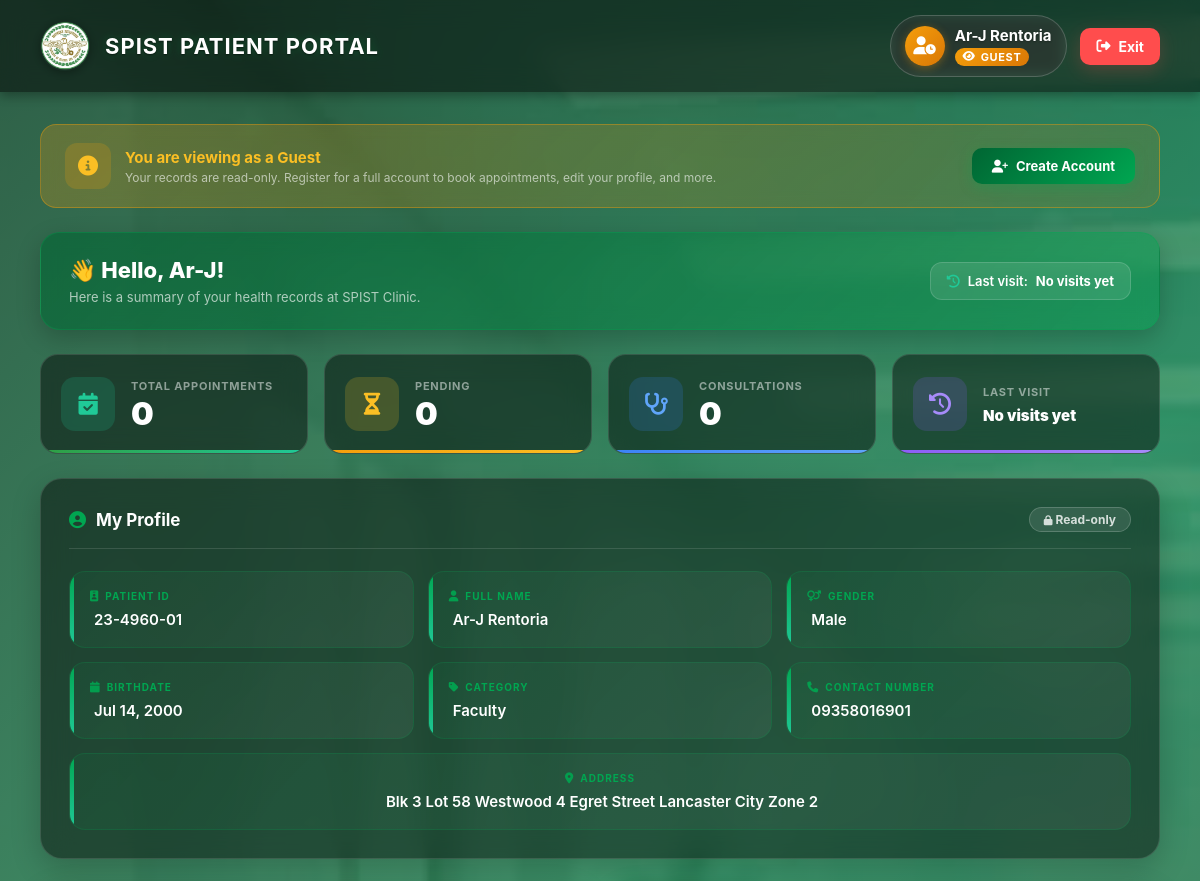
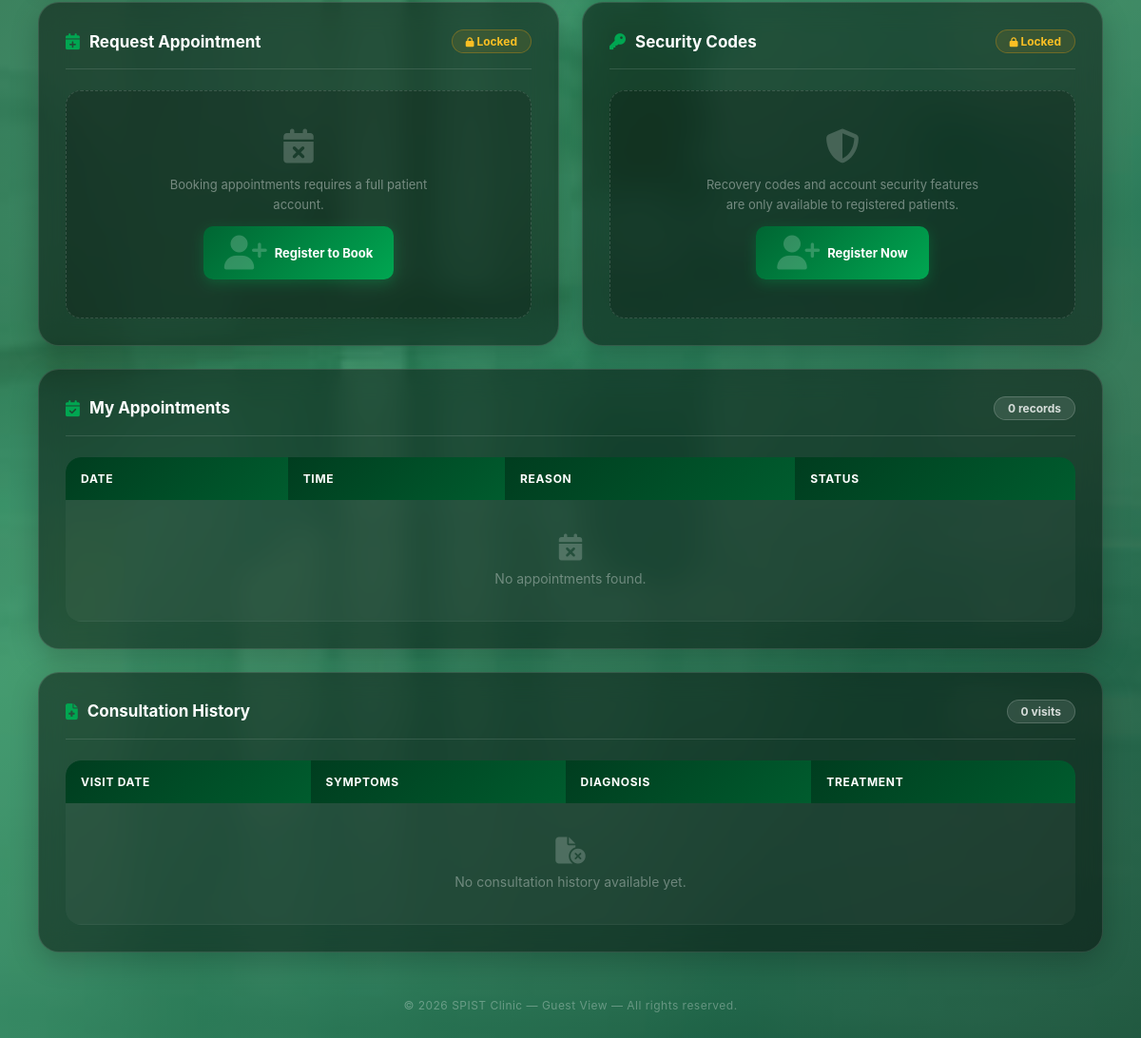
The app's page /p_view_records.php (signed in) with its own data (2 pictures, top to bottom).
### tables this page shows
CREATE TABLE `patients` (
  `patient_id` int(11) NOT NULL,
  `display_id` varchar(20) DEFAULT NULL,
  `id_number` varchar(50) DEFAULT NULL,
  `full_name` varchar(100) NOT NULL,
  `gender` enum('Male','Female','Other') DEFAULT NULL,
  `birthdate` date DEFAULT NULL,
  `category` enum('Student','Faculty','Staff','Visitor') DEFAULT NULL,
  `contact_number` varchar(20) DEFAULT NULL,
  `address` text DEFAULT NULL,
  `created_at` timestamp NOT NULL DEFAULT current_timestamp(),
  `username` varchar(50) DEFAULT NULL,
  `password` varchar(255) DEFAULT NULL,
  `recovery_code` text DEFAULT NULL,
  `sec_question1` varchar(255) DEFAULT NULL,
  `sec_answer1` varchar(255) DEFAULT NULL,
  `sec_question2` varchar(255) DEFAULT NULL,
  `sec_answer2` varchar(255) DEFAULT NULL,
  `last_code_change` datetime DEFAULT NULL,
  `status` int(11) DEFAULT 1
);

### p_view_records.php (the view, shortened to what this page needs)
<?php
require "db.php";
$patient_id = $_SESSION['patient_id'];
$stmt = $conn->prepare("SELECT * FROM patients WHERE patient_id = ?");
$stmt->bind_param("i", $patient_id);
$stmt->execute();
$patient = $stmt->get_result()->fetch_assoc();
$appointments = $conn->prepare("
    SELECT appointment_id, appointment_date, appointment_time, reason, status
    FROM appointments
    WHERE patient_id = ?
    ORDER BY appointment_date DESC
");
$appointments->bind_param("i", $patient_id);
$appointments->execute();
$appointment_result = $appointments->get_result();
$history = $conn->prepare("
    SELECT visit_date, symptoms, diagnosis, treatment
    FROM consultations
    WHERE patient_id = ?
    ORDER BY visit_date DESC
");
$history->bind_param("i", $patient_id);
$history->execute();
$history_result = $history->get_result();
$q = $conn->prepare("SELECT COUNT(*) as total FROM appointments WHERE patient_id = ?");
$q->bind_param("i", $patient_id);
$q->execute();
$total_apt = $q->get_result()->fetch_assoc()['total'];
$q = $conn->prepare("SELECT COUNT(*) as total FROM appointments WHERE patient_id = ? AND status = 'Pending'");
$q->bind_param("i", $patient_id);
$q->execute();
$pending_apt = $q->get_result()->fetch_assoc()['total'];
$q = $conn->prepare("SELECT COUNT(*) as total FROM consultations WHERE patient_id = ?");
$q->bind_param("i", $patient_id);
$q->execute();
$total_cons = $q->get_result()->fetch_assoc()['total'];
$q = $conn->prepare("SELECT visit_date FROM consultations WHERE patient_id = ? ORDER BY visit_date DESC LIMIT 1");
$q->bind_param("i", $patient_id);
$q->execute();
$last_visit_row = $q->get_result()->fetch_assoc();
$last_visit     = $last_visit_row ? date('M d, Y', strtotime($last_visit_row['visit_date'])) : 'No visits yet';
?>
<!DOCTYPE html>
<html lang="en">
<head>
    <link rel="stylesheet" href="https://cdnjs.cloudflare.com/ajax/libs/font-awesome/6.4.2/css/all.min.css">
</head>
<body>
<div class="navbar">
    <div class="nav-brand">
        <img src="SPISTLOGOPNG.png" alt="SPIST Logo">
        <h1>SPIST PATIENT PORTAL</h1>
    </div>
    <div class="nav-right">
        <div class="nav-patient-name">
            <div class="nav-avatar">
                <i class="fa-solid fa-user-clock"></i>
            </div>
            <div class="nav-patient-info">
                <span class="nav-patient-fullname"><?= htmlspecialchars($patient['full_name'] ?? 'Guest') ?></span>
                <span class="nav-patient-label"><i class="fa-solid fa-eye"></i> Guest</span>
            </div>
        </div>
        <a href="logout.php" class="logout-btn">
            <i class="fa-solid fa-right-from-bracket"></i> Exit
        </a>
    </div>
</div>
<div class="container">
    <div class="guest-banner">
        <div class="guest-banner-left">
            <div class="guest-banner-icon">
                <i class="fa-solid fa-circle-info"></i>
            </div>
            <div>
                <h3>You are viewing as a Guest</h3>
                <p>Your records are read-only. Register for a full account to book appointments, edit your profile, and more.</p>
            </div>
        </div>
        <a href="register.php" class="btn-register">
            <i class="fa-solid fa-user-plus"></i> Create Account
        </a>
    </div>
    <div class="welcome-banner">
        <div>
            <h2>👋 Hello, <?= htmlspecialchars(explode(' ', $patient['full_name'] ?? 'Guest')[0]) ?>!</h2>
            <p>Here is a summary of your health records at SPIST Clinic.</p>
        </div>
        <div class="last-visit">
            <i class="fa-solid fa-clock-rotate-left"></i>
            Last visit: <strong><?= $last_visit ?></strong>
        </div>
    </div>
    <div class="stat-grid">
        <div class="stat-card green">
            <div class="stat-icon green"><i class="fa-solid fa-calendar-check"></i></div>
            <div class="stat-info"><p>Total Appointments</p><h2><?= $total_apt ?></h2></div>
        </div>
        <div class="stat-card yellow">
            <div class="stat-icon yellow"><i class="fa-solid fa-hourglass-half"></i></div>
            <div class="stat-info"><p>Pending</p><h2><?= $pending_apt ?></h2></div>
        </div>
        <div class="stat-card blue">
            <div class="stat-icon blue"><i class="fa-solid fa-stethoscope"></i></div>
            <div class="stat-info"><p>Consultations</p><h2><?= $total_cons ?></h2></div>
        </div>
        <div class="stat-card purple">
            <div class="stat-icon purple"><i class="fa-solid fa-clock-rotate-left"></i></div>
            <div class="stat-info">
                <p>Last Visit</p>
                <h2 style="font-size:15px; padding-top:4px;"><?= $last_visit ?></h2>
            </div>
        </div>
    </div>
    <div class="card">
        <div class="card-header">
            <h3><i class="fa-solid fa-circle-user"></i> My Profile</h3>
            <span class="count-pill"><i class="fa-solid fa-lock" style="font-size:10px;"></i> Read-only</span>
        </div>
        <div class="profile-grid">
            <div class="profile-item">
                <span><i class="fa-solid fa-id-badge"></i> Patient ID</span>
                <strong><?= htmlspecialchars($patient['id_number'] ?? 'N/A') ?></strong>
            </div>
            <div class="profile-item">
                <span><i class="fa-solid fa-user"></i> Full Name</span>
                <strong><?= htmlspecialchars($patient['full_name'] ?? 'N/A') ?></strong>
            </div>
            <div class="profile-item">
                <span><i class="fa-solid fa-venus-mars"></i> Gender</span>
                <strong><?= htmlspecialchars($patient['gender'] ?? 'N/A') ?></strong>
            </div>
            <div class="profile-item">
                <span><i class="fa-solid fa-calendar"></i> Birthdate</span>
                <strong><?= isset($patient['birthdate']) ? date('M d, Y', strtotime($patient['birthdate'])) : 'N/A' ?></strong>
            </div>
            <div class="profile-item">
                <span><i class="fa-solid fa-tag"></i> Category</span>
                <strong><?= htmlspecialchars($patient['category'] ?? 'N/A') ?></strong>
            </div>
            <div class="profile-item">
                <span><i class="fa-solid fa-phone"></i> Contact Number</span>
                <strong><?= htmlspecialchars($patient['contact_number'] ?? 'N/A') ?></strong>
            </div>
            <div class="profile-item wide">
                <span><i class="fa-solid fa-map-marker-alt"></i> Address</span>
                <strong><?= htmlspecialchars($patient['address'] ?? 'N/A') ?></strong>
            </div>
        </div>
    </div>
    <div style="display: grid; grid-template-columns: repeat(auto-fit, minmax(300px, 1fr)); gap: 24px; margin-bottom: 24px;">
        <div class="card" style="margin-bottom: 0;">
            <div class="card-header">
                <h3><i class="fa-solid fa-calendar-plus"></i> Request Appointment</h3>
                <span class="count-pill" style="color:#fbbf24; border-color:rgba(245,158,11,0.3); background:rgba(245,158,11,0.1);">
                    <i class="fa-solid fa-lock" style="font-size:10px;"></i> Locked
                </span>
            </div>
            <div class="locked-feature">
                <i class="fa-solid fa-calendar-xmark"></i>
                <p>Booking appointments requires a full patient account.</p>
                <a href="register.php"><i class="fa-solid fa-user-plus"></i> Register to Book</a>
            </div>
        </div>
        <div class="card" style="margin-bottom: 0;">
            <div class="card-header">
                <h3><i class="fa-solid fa-key"></i> Security Codes</h3>
                <span class="count-pill" style="color:#fbbf24; border-color:rgba(245,158,11,0.3); background:rgba(245,158,11,0.1);">
                    <i class="fa-solid fa-lock" style="font-size:10px;"></i> Locked
                </span>
            </div>
            <div class="locked-feature">
                <i class="fa-solid fa-shield-halved"></i>
                <p>Recovery codes and account security features are only available to registered patients.</p>
                <a href="register.php"><i class="fa-solid fa-user-plus"></i> Register Now</a>
            </div>
        </div>
    </div>
    <div class="card">
        <div class="card-header">
            <h3><i class="fa-solid fa-calendar-check"></i> My Appointments</h3>
            <span class="count-pill">
                <?= $appointment_result->num_rows ?> record<?= $appointment_result->num_rows !== 1 ? 's' : '' ?>
            </span>
        </div>
        <div class="table-responsive">
            <table>
                <thead>
                    <tr>
                        <th>Date</th>
                        <th>Time</th>
                        <th>Reason</th>
                        <th>Status</th>
                    </tr>
                </thead>
                <tbody>
                    <?php if ($appointment_result->num_rows > 0): ?>
                        <?php while ($row = $appointment_result->fetch_assoc()): ?>
                        <tr>
                            <td><strong><?= date('M d, Y', strtotime($row['appointment_date'])) ?></strong></td>
                            <td><?= date('h:i A', strtotime($row['appointment_time'])) ?></td>
                            <td><?= htmlspecialchars($row['reason']) ?></td>
                            <td>
                                <?php $status = strtolower($row['status']); ?>
                                <span class="badge badge-<?= $status ?>">
                                    <?php
                                        if ($status === 'pending')   echo '<i class="fa-solid fa-hourglass-half"></i> ';
                                        if ($status === 'approved')  echo '<i class="fa-solid fa-circle-check"></i> ';
                                        if ($status === 'cancelled') echo '<i class="fa-solid fa-circle-xmark"></i> ';
                                    ?>
                                    <?= htmlspecialchars($row['status']) ?>
                                </span>
                            </td>
                        </tr>
                        <?php endwhile; ?>
                    <?php else: ?>
                        <tr class="empty-row">
                            <td colspan="4">
                                <i class="fa-solid fa-calendar-xmark"></i>
                                No appointments found.
                            </td>
                        </tr>
                    <?php endif; ?>
                </tbody>
            </table>
        </div>
    </div>
    <div class="card">
        <div class="card-header">
            <h3><i class="fa-solid fa-file-medical"></i> Consultation History</h3>
            <span class="count-pill">
                <?= $history_result->num_rows ?> visit<?= $history_result->num_rows !== 1 ? 's' : '' ?>
            </span>
        </div>
        <div class="table-responsive">
            <table>
                <thead>
                    <tr>
                        <th>Visit Date</th>
                        <th>Symptoms</th>
                        <th>Diagnosis</th>
                        <th>Treatment</th>
                    </tr>
                </thead>
                <tbody>
                    <?php if ($history_result->num_rows > 0): ?>
                        <?php while ($row = $history_result->fetch_assoc()): ?>
                        <tr>
                            <td><strong><?= date('M d, Y', strtotime($row['visit_date'])) ?></strong></td>
                            <td><?= htmlspecialchars($row['symptoms']) ?></td>
                            <td><?= htmlspecialchars($row['diagnosis']) ?></td>
                            <td><?= htmlspecialchars($row['treatment']) ?></td>
                        </tr>
                        <?php endwhile; ?>
                    <?php else: ?>
                        <tr class="empty-row">
                            <td colspan="4">
                                <i class="fa-solid fa-file-circle-xmark"></i>
                                No consultation history available yet.
                            </td>
                        </tr>
                    <?php endif; ?>
                </tbody>
            </table>
        </div>
    </div>
    <div class="portal-footer">
        &copy; <?= date('Y') ?> SPIST Clinic &mdash; Guest View &mdash; All rights reserved.
    </div>
</div>
</body>
</html>

### records on screen
patients: full_name "Ar-J Rentoria", full_name "Ar-J", id_number "23-4960-01", gender "Male", birthdate "Jul 14, 2000", category "Faculty", contact_number "09358016901", address "Blk 3 Lot 58 Westwood 4 Egret Street Lancaster City Zone 2", status "0"

### other values on screen
$last_visit "No visits yet"
$total_apt "0"
$pending_apt "0"
$total_cons "0"
$appointment_result->num_rows "0"
